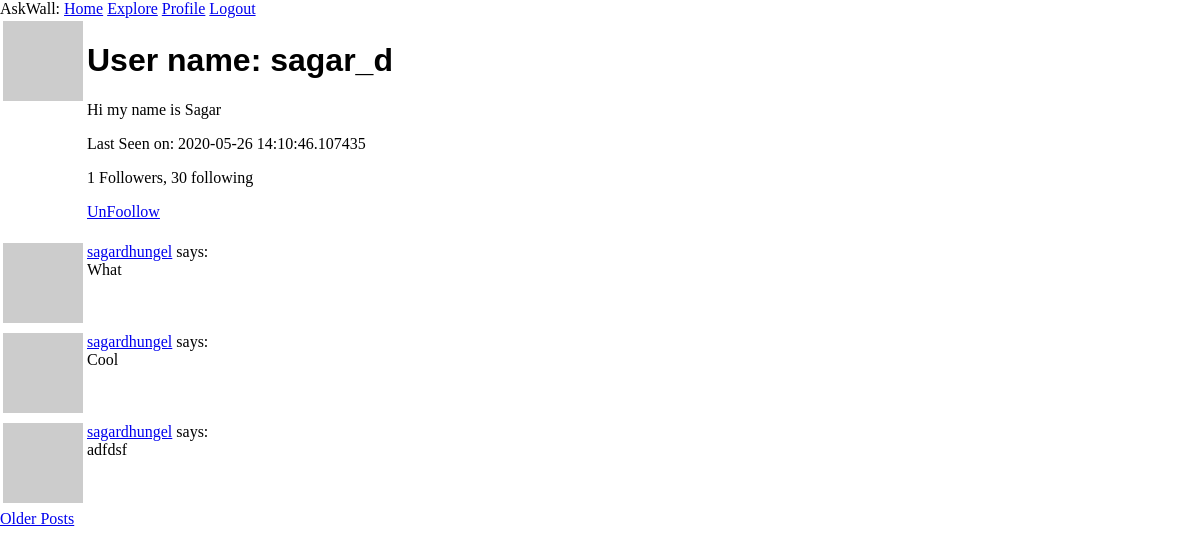
Before: /user/sagar_d (signed in) with the older database file.
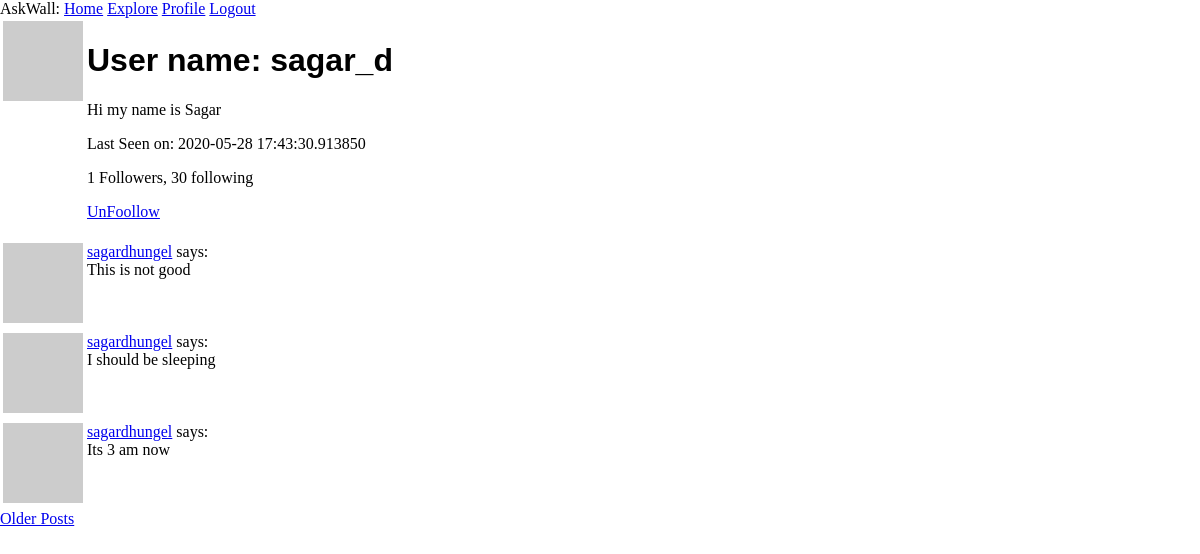
After: the same page with the newer database file.
### app/models.py (models this page shows, shortened)
class User(UserMixin, db.Model):
	id = db.Column(db.Integer, primary_key= True)
	username = db.Column(db.String(64), index = True)
	email = db.Column(db.String(120), index = True)
	password_hash = db.Column(db.String(128))
	posts = db.relationship('Post', backref='author', lazy='dynamic')
	about_me = db.Column(db.String(150))
	last_seen = db.Column(db.DateTime, default=datetime.utcnow)
	followed = db.relationship(
		'User', secondary=followers,
		primaryjoin = (followers.c.follower_id == id),
		secondaryjoin = (followers.c.followed_id == id),
		backref = db.backref('followers', lazy='dynamic'), lazy ='dynamic')
	def avatar(self, size):
		digest = md5(self.email.lower().encode('utf-8')).hexdigest()
		return 'http://www.gravatar.com/avatar/{}?d=identicon&s={}'.format(digest, size)
	def is_following(self, user):
		return self.followed.filter(
			followers.c.followed_id == user.id).count() > 0

class Post(db.Model):
	id = db.Column(db.Integer, primary_key = True)
	body = db.Column(db.String(140))
	timestamp = db.Column(db.DateTime, index= True, default=datetime.utcnow)
	user_id = db.Column(db.Integer, db.ForeignKey('user.id'))

### app/routes.py (the view)
@app.route('/user/<username>')
@login_required
def user(username):
	user = User.query.filter_by(username=username).first_or_404()
	page = request.args.get('page', 1, type=int)
	posts = Post.query.order_by(Post.timestamp.desc()).paginate(
		page, app.config['POSTS_PER_PAGE'], False)
	next_url = url_for('index', page=posts.next_num) if posts.has_next else None
	prev_url = url_for('index', page = posts.prev_num) if posts.has_prev else None
	return render_template('user.html', user=user, posts=posts.items, prev_url=prev_url, next_url=next_url)

### app/models.py (called while the page is built)
@login.user_loader
def load_user(id):
	return User.query.get(int(id))

### app/routes.py (called while the page is built)
@app.before_request
def before_request():
	if current_user.is_authenticated:
		current_user.last_seen = datetime.utcnow()
		db.session.commit()

### app/templates/user.html (shortened to what this page needs)
{% extends "base.html" %}
{% block content %}
	<table>
		<tr valign="top">
			<td><img src="{{ user.avatar(128) }}"></td>
			<td>
				<h1> User name: {{ user.username }}</h1>
				{% if user.about_me %}
					<p> {{ user.about_me }}</p>
				{% endif %}
				{% if user.last_seen %}
					<p>Last Seen on: {{ user.last_seen }}</p>
				{% endif %}
				<p> {{user.followers.count() }} Followers, {{ user.followed.count() }} following</p>
				{% if user == current_user %}
					<p><a href="{{ url_for('edit_profile') }}">Edit Profile</a></p>
				{% elif current_user.is_following(user) %}
				<p><a href="{{ url_for('unfollow', username= user.username) }}">UnFoollow</a></p>
				{% elif not current_user.is_following(user) %}
				<p><a href="{{ url_for('follow', username= user.username) }}">Foollow</a></p>
				{% endif %}
			</td>
		</tr>
	</table>
	{% for post in posts %}
		{% include "_post.html" %}
	{% endfor %}
	{% if next_url %}
		<a href="{{ next_url }}">Older Posts</a>
	{% endif %}
{% endblock %}

### app/templates/_post.html
<table>
    <tr valign="top">
        <td><img src="{{ post.author.avatar(36) }}"></td>
        <td><a href="{{ url_for('user', username=post.author.username) }}">{{ post.author.username }}</a> says:<br>{{ post.body }}</td>
    </tr>
</table>

Changed rows visible on the page:
no longer on this page (row unchanged): Post: author.username "sagardhungel", body "What"
no longer on this page (row unchanged): Post: author.username "sagardhungel", body "Cool"
no longer on this page (row unchanged): Post: author.username "sagardhungel", body "adfdsf"
changed User "sagar_d": last_seen "2020-05-26 14:10:46.107435" → "2020-05-28 17:43:30.913850"
added Post: author.username "sagardhungel", body "This is not good"
added Post: author.username "sagardhungel", body "I should be sleeping"
added Post: author.username "sagardhungel", body "Its 3 am now"
